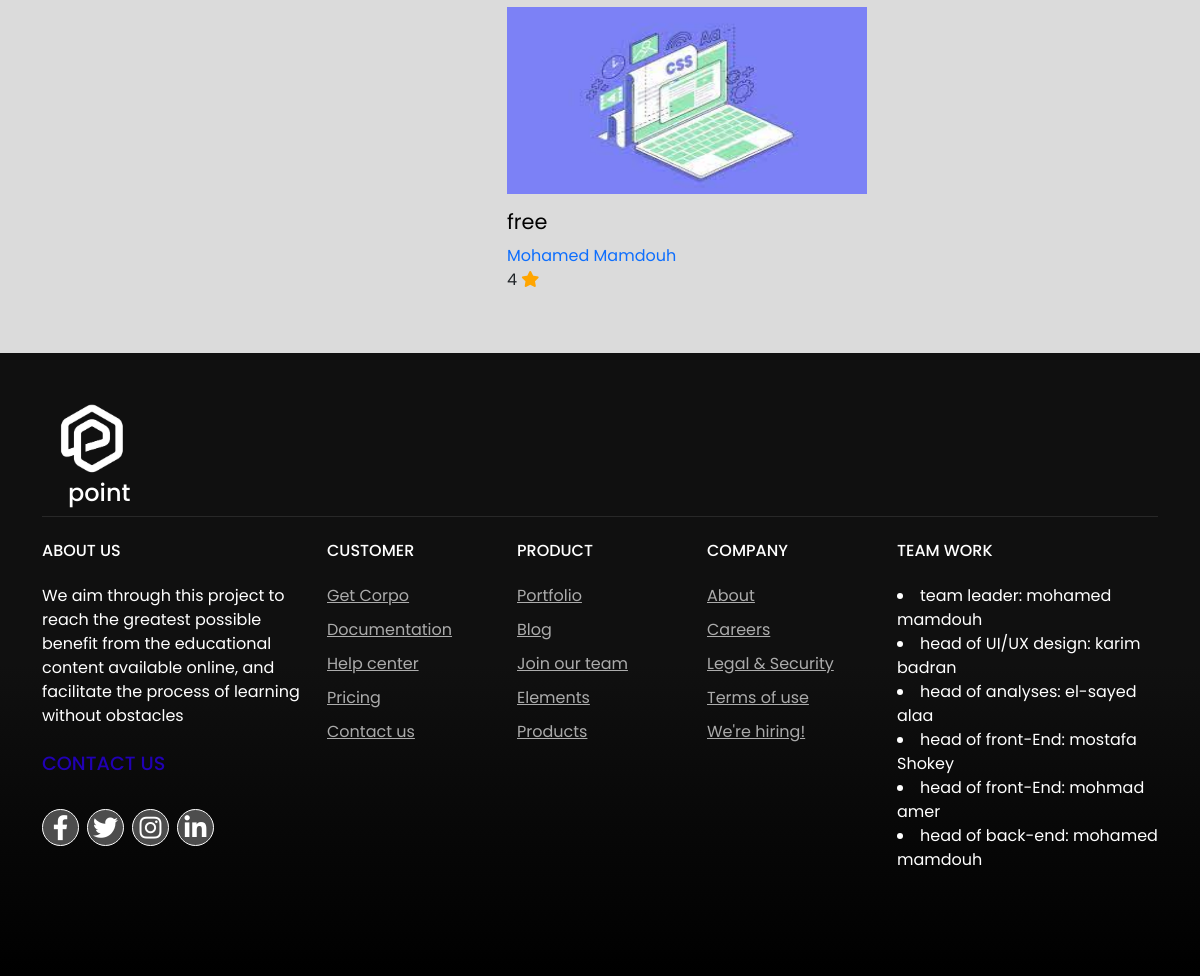
Before: /courses/ (lower part) with the older database file.
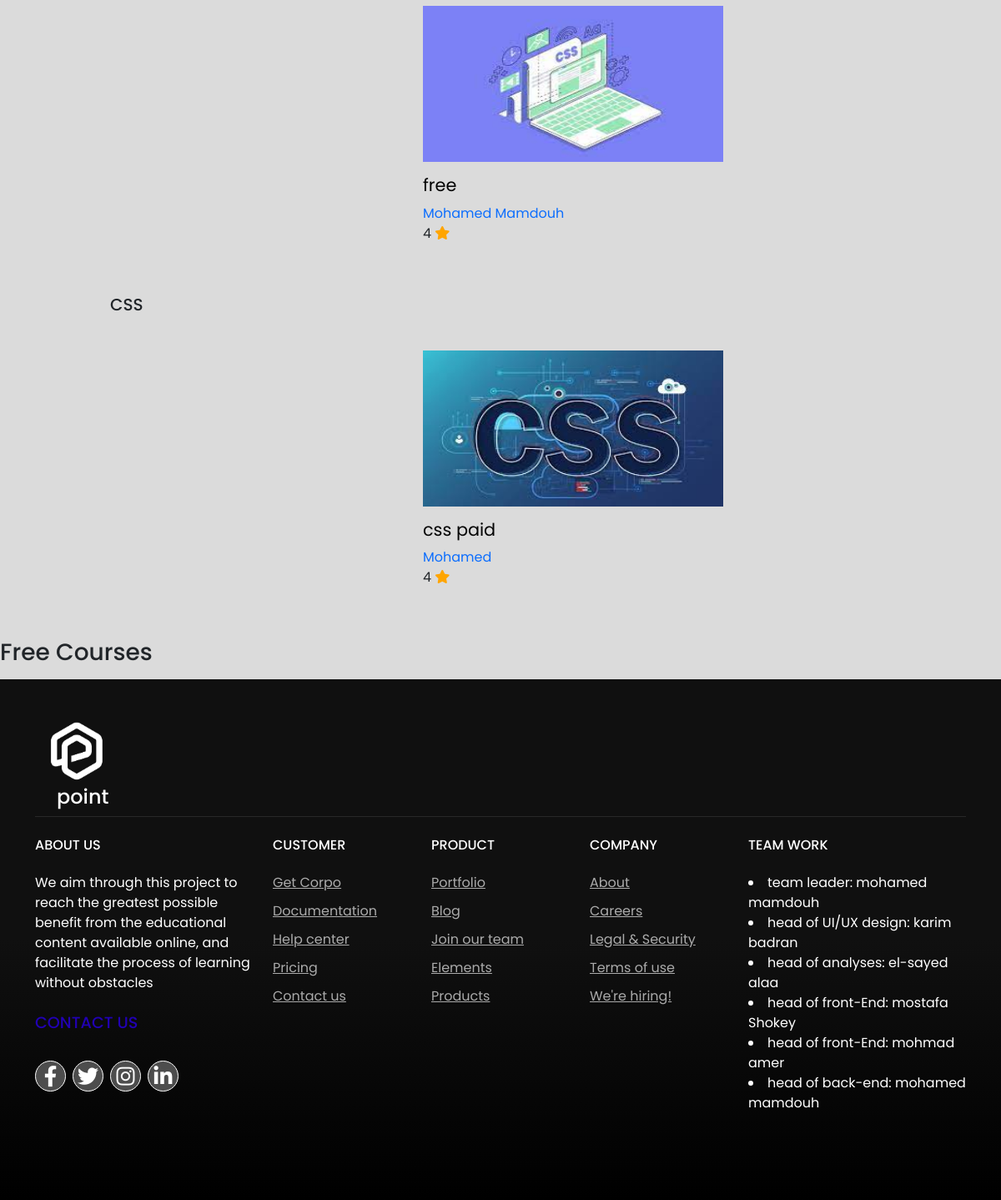
After: the same page with the newer database file.
### courses/models.py (models this page shows, shortened)
class courses(models.Model):
    rodmapimage=models.ImageField(_("rodmapimage"), upload_to='rodmap_image')
    section = models.ForeignKey(Section, related_name='courses',verbose_name="section", on_delete=models.CASCADE)
    is_paid = models.BooleanField(default=True)
    image=models.ImageField(_("image"),upload_to='courses_image')
    name=models.CharField(_("name"),max_length=50)
    rate=models.IntegerField(verbose_name="rate")
    doctorname=models.ForeignKey('course_content',verbose_name="doctor_name", on_delete=models.CASCADE)

class course_content(models.Model):
    doctorname=models.CharField(_("doctor_name"), max_length=60)
    department=models.CharField(_("Department"), max_length=50)
    subtitel=models.TextField(_("about"),max_length=300,null=True,blank=True)
    subtitell=models.TextField(_("doc"),max_length=300,null=True,blank=True)
    vediourl=models.URLField(null=True,blank=True)
    urlcourses=models.URLField(null=True)
    image = models.ImageField(_("userimage"),upload_to='doctor_image' ,default="midia/doc.jpeg" )
    def __str__(self):
        return self.doctorname

class Section(models.Model):
    name = models.CharField(max_length=100)

### courses/views.py (the view)
# urls.py: path('', courses_list, name='home-page'),
def courses_list(request):
    sections = Section.objects.all()
    return render(request, 'courses/courses_list.html', {'sections': sections})

### courses/templates/courses/courses_list.html (shortened to what this page needs)
{% extends "hader-fotar.html" %}
{% load static %}
{% block bady %}
{% block myhome %}
<link rel="stylesheet" href="{% static 'css/home.css' %}">
{% endblock myhome %}
    <section>
        <div class="content-area">
            {% for section in sections %}
            <ul>
                {% for courses in section.courses.all %}
                    {% if  courses.is_paid %}
                    <h2 class="title">{{ section.name }}</h2>
                    <main>
                        <div class="videos-container">
                            <div class="video">
                                <div class="thumbnail">
                                    <img src="{{courses.image.url}}" />
                                </div>
                                <div class="video-detils">
                                    <div class="title">
                                        <a href="{%url 'courses:course_detail' courses.id %}" class="video-title">
                                            {{courses.name}}
                                        </a>
                                        <a href="{%url 'courses:course_detail' courses.id %}" class="video-creator">
                                            {{ courses.doctorname }}
                                         </a>
                                        <div class="cotn">
                                            <span text=bold >{{ courses.rate }}</span>
                                            <span class="fa fa-star fa-x checked"></span>
                                        </div>
                                    </div>
                                </div>
                            </div>
                        </div>
                    </main>
                    {% endif %}
                {% endfor %}
            </ul>
            <h3>Free Courses</h3>
            <ul>
                {% for courses in section.courses.all %}
                    {% if not courses.is_paid %}
                    <main>
                        <div class="videos-container">
                            <div class="video">
                                <div class="thumbnail">
                                    <img src="{{courses.image.url}}" />
                                </div>
                                <div class="video-detils">
                                    <div class="title">
                                        <a href="{%url 'courses:course_detail' courses.id %}" class="video-title">
                                            {{ courses.name}}
                                        </a>
                                        <a href="{%url 'courses:course_detail' courses.id %}" class="video-creator">
                                            {{ courses.doctorname}}
                                         </a>
                                        <div class="cotn">
                                            <span text=bold >{{ courses.rate }}</span>
                                            <span class="fa fa-star fa-x checked"></span>
                                        </div>
                                    </div>
                                </div>
                            </div>
                        </div>
                    </main>
                    {% endif %}
                {% endfor %}
            </ul>
            {% endfor %}
        </div>
    </section>
{% endblock bady %}

### accounts/templates/hader-fotar.html (shortened to what this page needs)
{% load static%}
{% load i18n %}
<!DOCTYPE html>
<html lang="en">
<head>
{% block myhome %}{% endblock myhome %}
    <link rel="stylesheet" href="path/to/font-awesome/css/font-awesome.min.css">
    <link rel="stylesheet" href="https://cdnjs.cloudflare.com/ajax/libs/font-awesome/5.15.4/css/all.min.css">
<link rel="stylesheet" href="https://cdnjs.cloudflare.com/ajax/libs/font-awesome/6.1.1/css/all.min.css">
</head>
<body>
<section class="header">
{% block bady %}
{% endblock bady %}
  <footer>
    <div id="snippetContent"><link rel="stylesheet" href="https://cdn.jsdelivr.net/npm/bootstrap@5.1.3/dist/css/bootstrap.min.css">
  <link rel="stylesheet" href="https://cdnjs.cloudflare.com/ajax/libs/font-awesome/5.13.1/css/all.min.css" />
  <footer class="bg-dark-gradient footer">
    <div class="footer-top">
      <div class="container">
        <div class="footer-border-bottom pb-0 mb-0">
          <div class="row">
            <div class="col-lg-2 col-xl-1">
              <a href="http://127.0.0.1:8000/courses/"><img src=" {% static 'images/logo white.png' %}"></a>
              <h4 class="text-white">
                point
              </h4>
            </div>
          </div>
        </div>
      <div class="row">
        <div class="col-sm-6 col-lg-3 my-4">
          <h5 class="text-white h mb-4">ABOUT US</h5>
        <div class="text-white-65 mb-4 text-white">We aim through this project to reach the greatest possible benefit from the educational content available online, and facilitate the process of learning without obstacles
      </div>
      <h6 class=" h mb-4">contact us</h6>
          <div class="nav footer-socila-icon">
  <a href="#"> <i class="fab fa-facebook-f"></i>
  </a>
  <a href="#"> <i class="fab fa-twitter"></i>
  </a>
  <a href="#"><i class="fab fa-instagram"></i>
  </a>
  <a href="#"><i class="fab fa-linkedin-in"></i>
  </a>
  </div>
  </div>
  <div class="col-sm-6 col-lg-2 my-4">
    <h5 class="text-white h mb-4">Customer</h5>
    <ul class="list-unstyled white-link footer-links">
    <li>
    <a href="#">Get Corpo</a>
    </li>
    <li>
      <a href="#">Documentation</a>
    </li>
    <li>
      <a href="#">Help center</a>
    </li>
  <li>
  <a href="#">Pricing</a>
  </li>
  <li>
  <a href="#">Contact us</a>
  </li>
  </ul>
  </div>
  <div class="col-sm-5 col-lg-2 my-4">
      <h5 class="text-white h mb-4">Product</h5>
      <ul class="list-unstyled white-link footer-links">
          <li>
              <a href="#">Portfolio</a>
          </li>
          <li>
              <a href="#">Blog</a>
          </li>
          <li>
              <a href="#">Join our team</a>
          </li>
          <li>
              <a href="#">Elements</a>
          </li>
          <li>
              <a href="#">Products</a>
          </li>
      </ul>
  </div>
  <div class="col-sm-6 col-lg-2 my-4">
      <h5 class="text-white h mb-4">Company</h5>
      <ul class="list-unstyled white-link footer-links">
          <li>
              <a href="#">About</a>
          </li>
          <li>
              <a href="#">Careers</a>
          </li>
          <li>
              <a href="#">Legal &amp; Security</a>
          </li>
          <li>
              <a href="#">Terms of use</a>
          </li>
          <li>
              <a href="#">We're hiring!</a>
          </li>
      </ul>
  </div>
  <div class="col-sm-7 col-lg-3 my-4">
    <h5 class="text-white h mb-4">team work</h5>
    <div class="white-link">
        <div class="d-flex pb-4">
              <div class="text-white-65 mb-4 text-white"><li>team leader: mohamed mamdouh<li>
  head of UI/UX design: karim badran<li>
  head of analyses: el-sayed alaa<li>
  head of front-End: mostafa Shokey<li>
  head of front-End: mohmad amer<li>
  head of back-end: mohamed mamdouh</div>
            </div>
          </dIV>
        </div>
    </div>
  </div>
  </div>
  </footer>
  </body>
  </html>

### static/css/home.css (style rules this page uses)
* { font-family: 'poppins', sans-serif ; margin:0; padding:0; }
:root { --green:#505050; }
.title { position: relative; }
body { margin-top: 0px; transition: background-color 0.3s ease; }
.fa { font-family: var(--fa-style-family, "Font Awesome 6 Free"); font-weight: var(--fa-style, 900); }
.header { min-height:100vh; width:100%; background-color: #dbdbdb; background-position:center; background-size:cover; position:relative; }
:root { --background-color: #fff; --logo-image: url('image/logo black.png'); }
.footer .footer-socila-icon a { width: 37px; height: 37px; display: inline-flex; align-items: center ; color: #ffffff; background: #4d4d4d; justify-content: center; border-radius: 50%; margin-top: 10px; margin-right: 8px; font-size: 25px; position: relative; text-decoration: none; transition: 0.8s; border:1px solid #ffffff; }
.footer img { width: 100px; }
.footer h4 { margin-left: 26px; }
.footer .footer-links { margin: 0; }
.footer .footer-links li+li { padding-top: 10px; }
.footer .footer-links li a { position: relative; }
.footer .footer-links li a:after { content: ""; position: absolute; width: 0px; left: auto; right: 0; bottom: 0; height: 1px; transition: ease all 0.35s; background: #F84E77; }
.footer .footer-top { padding-top: 0; padding-bottom: 0; padding: 0; margin: 0; }
.footer .footer-top h5, .footer .footer-top .h5 { position: relative; font-size: 1rem; text-transform: uppercase; color: #000; }
.footer .footer-top h6 { position: relative; font-size: 1.2rem; text-transform: uppercase; color: #2100b4; }
.footer .footer-border-bottom { border-bottom: 1px solid rgba(255, 255, 255, 0.1); }
.bg-dark-gradient { background: linear-gradient( 180deg, #101010 50%, black 100%) repeat-x !important; }
.white-link a { color: rgba(255, 255, 255, 0.65); }
a { text-decoration: none }
@media (min-width: 768px) { .footer .footer-top { padding-top: 2rem; padding-bottom: 1rem; } }
@media (min-width: 992px) { .footer .footer-top { padding-top: 3rem; padding-bottom: 2rem; } }
.container { max-width: 1200px; width: 120%; }
h2.title { padding: 0 100px; font-size: 40; font-family: "poppins"; font-size: 20px; }
main { width: 100%; height: 100%; padding: 35px 90px; overflow-y: auto; flex-wrap: wrap; }
.videos-container { display: flex; flex-direction: row; justify-content: space-around; }
@media (min-width: 992px) { .videos-container { width: 970px; } }
@media (min-width: 1200px) { .videos-container { width: 1170px; } }
.video { width: 400px; margin-bottom: 10px; cursor: pointer; }
.thumbnail { width: 90%; height: 187px; margin-bottom: 10px; }
.thumbnail img { height: 100%; width: 100%; flex-wrap: wrap; }
.title { display: flex; flex-direction: column; }
.title a { text-decoration: none; }
.video-title { color: rgb(3, 3, 3); font-size: 1.3rem; max-width: 278px; font-weight: 400; line-height: 2.2rem; margin-bottom: 4px; overflow: hidden; }
.checked { color: orange; left: 100%; }

Changed rows visible on the page:
added Section: name "CSS"
added courses: image (picture), name "css paid", doctorname "Mohamed", rate "4"
